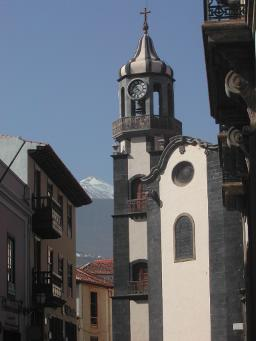
//> input picture A practical introduction to CV/Church.jpg, 256 x 341 px
$ ./binary   (built with g++ and OpenCV 4)
//> lines starting //> are read from the running program, lines starting //| are printed output that depends on the picture
#include <iostream>
#include <opencv2/opencv.hpp>
#include "opencv2/imgproc.hpp"
#include "opencv2/imgcodecs.hpp"
#include "opencv2/highgui.hpp"
#include <iostream>

using namespace cv;
using std::cout;

int threshold_value = 0;
int threshold_type = 3;
int const max_value = 255;
int const max_type = 4;
int const max_binary_value = 255;
Mat src, src_gray, dst;
const char* window_name = "Threshold Demo";
const char* trackbar_type = "Type: \n 0: Binary \n 1: Binary Inverted \n 2: Truncate \n 3: To Zero \n 4: To Zero Inverted";
const char* trackbar_value = "Value";

static void Threshold_Demo( int, void* )
{
    /* 0: Binary
     1: Binary Inverted
     2: Threshold Truncated
     3: Threshold to Zero
     4: Threshold to Zero Inverted
    */
    threshold( src_gray, dst, threshold_value, max_binary_value, threshold_type );
    imshow( window_name, dst );
}

int main( int argc, char** argv )
{

    /**
     * @brief image threshold
     *
     */

    String imageName("/home/computacion/Desktop/OpenCV/A practical introduction to CV/Church.jpg"); // by default
    if (argc > 1)
    {
        imageName = argv[1];
    }
    src = imread( samples::findFile( imageName ), IMREAD_COLOR ); // Load an image
//> src is the input picture: 341 rows x 256 cols, CV_8UC3; mean B, G, R 105.6, 97.9, 93.5
    if (src.empty())
    {
        cout << "Cannot read the image: " << imageName << std::endl;
        return -1;
    }
    cvtColor( src, src_gray, COLOR_BGR2GRAY ); // Convert the image to Gray
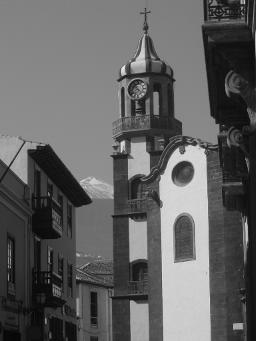
//> src_gray: 341 rows x 256 cols, CV_8UC1; min 0, max 245, mean 97.5
    namedWindow( window_name, WINDOW_AUTOSIZE ); // Create a window to display results
    createTrackbar( trackbar_type,
                    window_name, &threshold_type,
                    max_type, Threshold_Demo ); // Create a Trackbar to choose type of Threshold
    createTrackbar( trackbar_value,
                    window_name, &threshold_value,
                    max_value, Threshold_Demo ); // Create a Trackbar to choose Threshold value
//> slider 'Value' is set to 85
    Threshold_Demo( 0, 0 ); // Call the function to initialize
//> in Threshold_Demo, `threshold( src_gray, dst, threshold_value, max_binary_value, threshold..`:
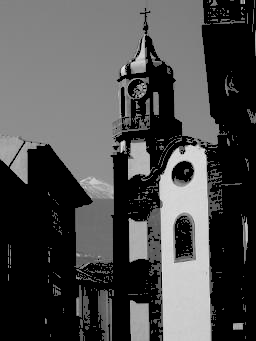
//> dst: 341 rows x 256 cols, CV_8UC1; min 0, max 245, mean 76.2
    waitKey();
    return 0;
//> (the program exits here)

$ run again, with A practical introduction to CV/BabyFood-Test6.JPG copied over A practical introduction to CV/Church.jpg
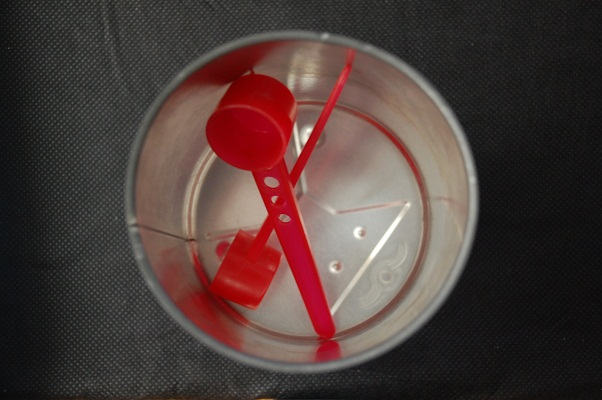
//> input picture A practical introduction to CV/BabyFood-Test6.JPG, 602 x 400 px
//> src is the input picture: 400 rows x 602 cols, CV_8UC3; mean B, G, R 57.3, 60.4, 78
//> `cvtColor( src, src_gray, COLOR_BGR2GRAY );`:
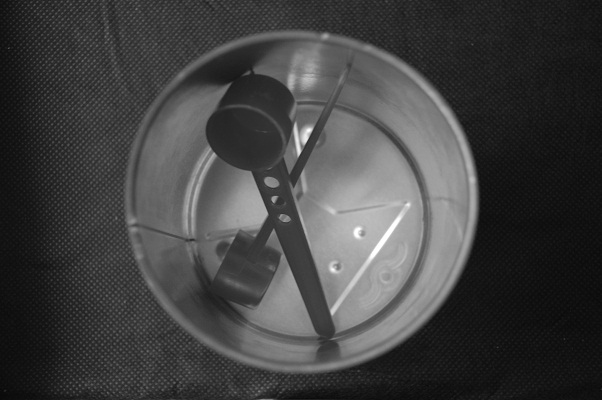
//> src_gray: 400 rows x 602 cols, CV_8UC1; min 8, max 255, mean 65.3
//> in Threshold_Demo, `threshold( src_gray, dst, threshold_value, max_binary_value, threshold..`:
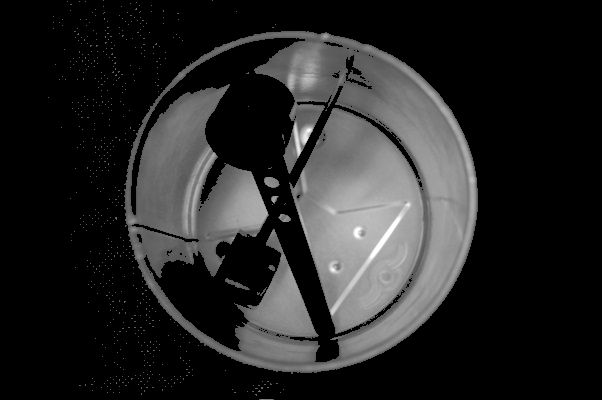
//> dst: 400 rows x 602 cols, CV_8UC1; min 0, max 255, mean 37.4

$ run again, with A practical introduction to CV/LicensePlate1.jpg copied over A practical introduction to CV/Church.jpg
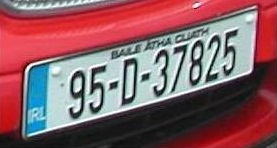
//> input picture A practical introduction to CV/LicensePlate1.jpg, 277 x 148 px
//> src is the input picture: 148 rows x 277 cols, CV_8UC3; mean B, G, R 99.7, 93.6, 137.2
//> `cvtColor( src, src_gray, COLOR_BGR2GRAY );`:
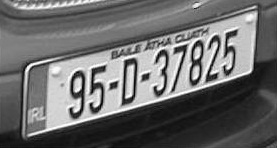
//> src_gray: 148 rows x 277 cols, CV_8UC1; min 1, max 255, mean 107.3
//> in Threshold_Demo, `threshold( src_gray, dst, threshold_value, max_binary_value, threshold..`:
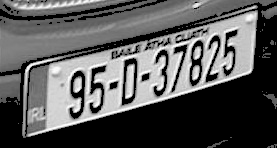
//> dst: 148 rows x 277 cols, CV_8UC1; min 0, max 255, mean 87.9
